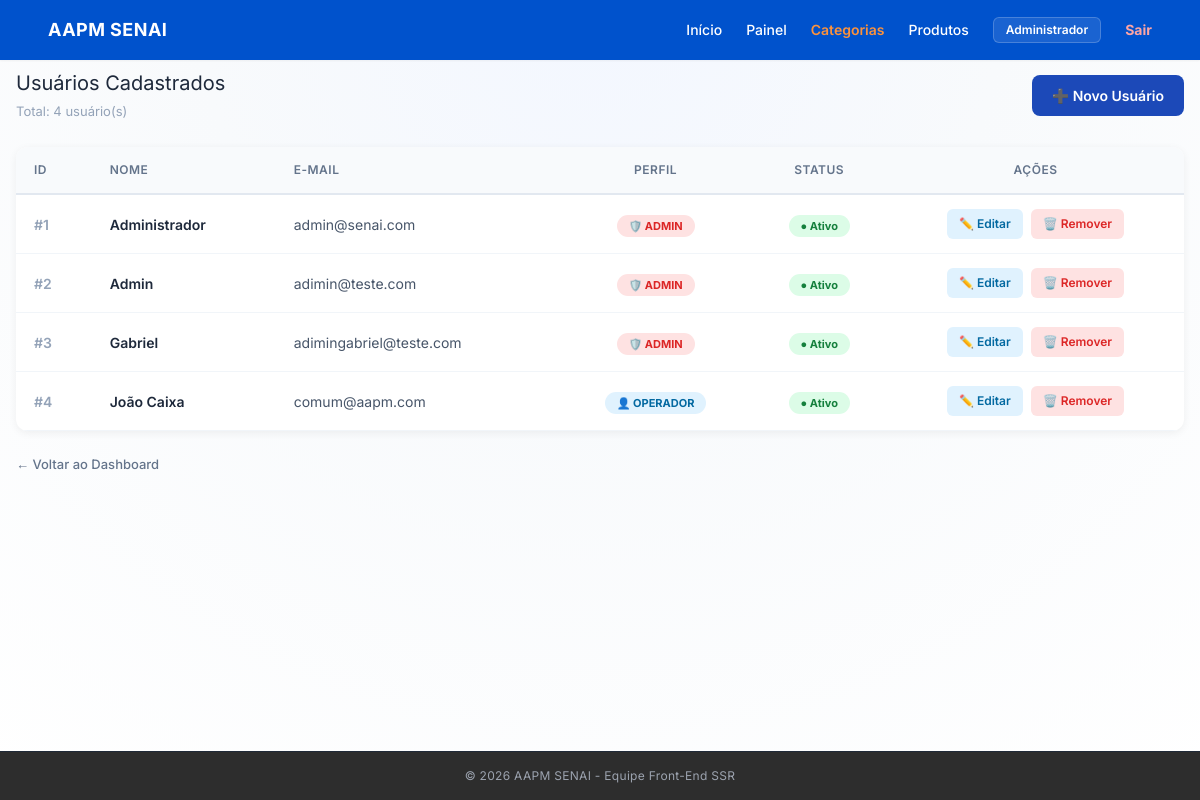
The app's page /usuarios/ (signed in), older data.
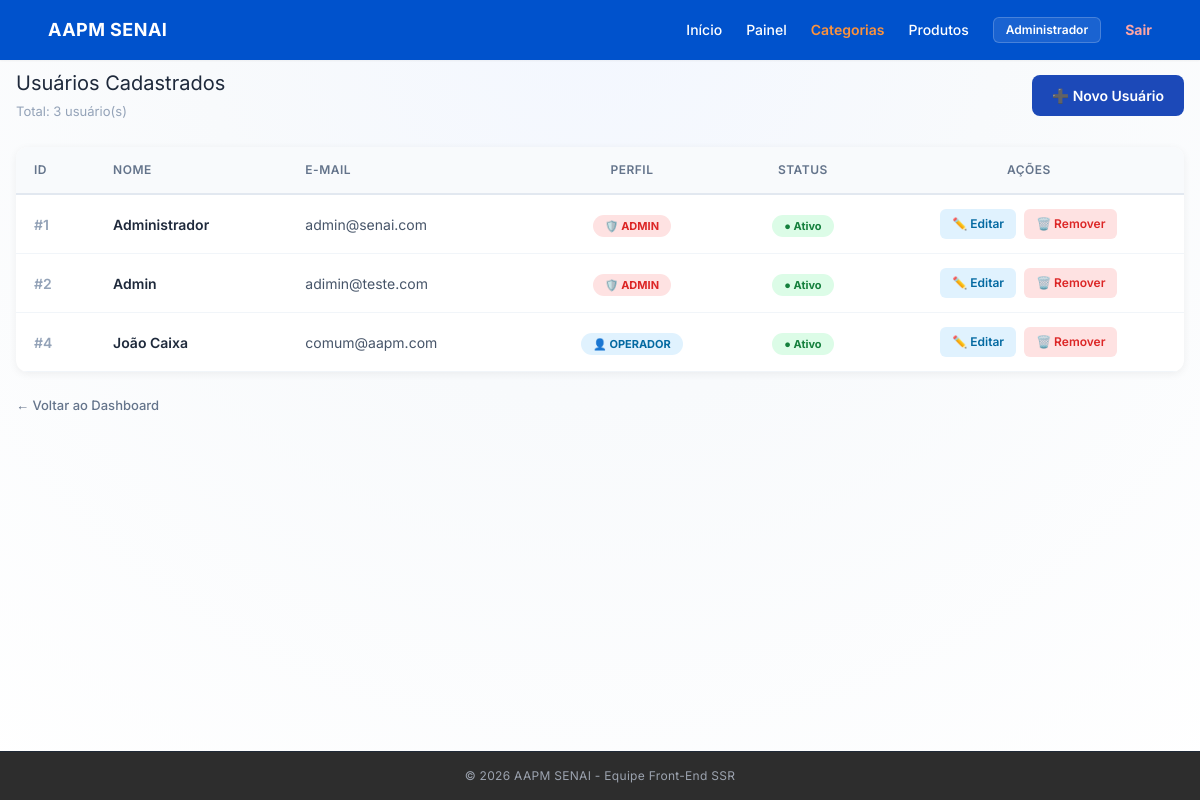
The same page, newer data.
### app/models/user_model.py (models this page shows)
class Usuario(Base):
    __tablename__ = "usuarios"
    id = Column(Integer, primary_key=True, autoincrement=True)
    nome = Column(String(100), nullable=False)
    email = Column(String(150), unique=True, nullable=False)
    hashed_password = Column(String(255), nullable=False)
    role = Column(String(20), default="operador")
    ativo = Column(Boolean, default=True)
    criado_em = Column(DateTime, server_default=func.now())

### app/controllers/usuario_controller.py (the view)
@router.get("/")
def listar_usuarios(request: Request, db: Session = Depends(get_db), admin=Depends(require_admin)):
    usuarios = db.query(Usuario).order_by(Usuario.id).all()
    return templates.TemplateResponse(request, "usuarios/index.html", {"request": request, "usuarios": usuarios, "usuario": admin})

### app/templates/usuarios/index.html (shortened to what this page needs)
{% extends "base.html" %}
{% block conteudo %}
<div style="display:flex;justify-content:space-between;align-items:center;margin-bottom:25px;">
    <div>
        <h2 style="margin:0;font-size:20px;color:#1e293b;">Usuários Cadastrados</h2>
        <span style="font-size:13px;color:#94a3b8;">Total: {{ usuarios|length }} usuário(s)</span>
    </div>
    <a href="/usuarios/novo"
       style="background:#1c49b8;color:white;padding:10px 20px;border-radius:8px;text-decoration:none;font-weight:600;font-size:14px;display:inline-flex;align-items:center;gap:6px;">
        ➕ Novo Usuário
    </a>
</div>
<div style="background:white;border-radius:12px;box-shadow:0 2px 8px rgba(0,0,0,0.06);overflow:hidden;">
    <table style="width:100%;border-collapse:collapse;font-size:14px;">
        <thead>
            <tr style="background:#f8fafc;border-bottom:2px solid #e2e8f0;">
                <th style="padding:14px 18px;text-align:left;color:#64748b;font-weight:600;font-size:12px;text-transform:uppercase;letter-spacing:.5px;">ID</th>
                <th style="padding:14px 18px;text-align:left;color:#64748b;font-weight:600;font-size:12px;text-transform:uppercase;letter-spacing:.5px;">Nome</th>
                <th style="padding:14px 18px;text-align:left;color:#64748b;font-weight:600;font-size:12px;text-transform:uppercase;letter-spacing:.5px;">E-mail</th>
                <th style="padding:14px 18px;text-align:center;color:#64748b;font-weight:600;font-size:12px;text-transform:uppercase;letter-spacing:.5px;">Perfil</th>
                <th style="padding:14px 18px;text-align:center;color:#64748b;font-weight:600;font-size:12px;text-transform:uppercase;letter-spacing:.5px;">Status</th>
                <th style="padding:14px 18px;text-align:center;color:#64748b;font-weight:600;font-size:12px;text-transform:uppercase;letter-spacing:.5px;">Ações</th>
            </tr>
        </thead>
        <tbody>
            {% for u in usuarios %}
            <tr style="border-bottom:1px solid #f1f5f9;transition:background .15s;" onmouseover="this.style.background='#f8fafc'" onmouseout="this.style.background='white'">
                <td style="padding:14px 18px;color:#94a3b8;font-weight:600;">#{{ u.id }}</td>
                <td style="padding:14px 18px;color:#1e293b;font-weight:600;">{{ u.nome }}</td>
                <td style="padding:14px 18px;color:#475569;">{{ u.email }}</td>
                <td style="padding:14px 18px;text-align:center;">
                    <span style="padding:4px 12px;border-radius:20px;font-size:11px;font-weight:700;
                        {% if u.role == 'ADMIN' %}background:#fee2e2;color:#dc2626;
                        {% else %}background:#e0f2fe;color:#0369a1;{% endif %}">
                        {% if u.role == 'ADMIN' %}🛡️ ADMIN{% else %}👤 OPERADOR{% endif %}
                    </span>
                </td>
                <td style="padding:14px 18px;text-align:center;">
                    {% if u.ativo %}
                    <span style="padding:4px 12px;border-radius:20px;font-size:11px;font-weight:700;background:#dcfce7;color:#15803d;">● Ativo</span>
                    {% else %}
                    <span style="padding:4px 12px;border-radius:20px;font-size:11px;font-weight:700;background:#f1f5f9;color:#94a3b8;">● Inativo</span>
                    {% endif %}
                </td>
                <td style="padding:14px 18px;text-align:center;">
                    <div style="display:inline-flex;gap:8px;align-items:center;">
                        <a href="/usuarios/{{ u.id }}/editar"
                           style="background:#e0f2fe;color:#0369a1;padding:6px 12px;border-radius:6px;text-decoration:none;font-size:12px;font-weight:600;">
                            ✏️ Editar
                        </a>
                        <form method="post" action="/usuarios/{{ u.id }}/deletar"
                              onsubmit="return confirm('Tem certeza que deseja remover {{ u.nome }}?');"
                              style="margin:0;">
                            <button type="submit"
                                    style="background:#fee2e2;color:#dc2626;border:none;padding:6px 12px;border-radius:6px;font-size:12px;font-weight:600;cursor:pointer;">
                                🗑️ Remover
                            </button>
                        </form>
                    </div>
                </td>
            </tr>
            {% else %}
            <tr>
                <td colspan="6" style="padding:40px;text-align:center;color:#94a3b8;font-size:14px;">
                    Nenhum usuário cadastrado ainda.
                </td>
            </tr>
            {% endfor %}
        </tbody>
    </table>
</div>
<div style="margin-top:20px;">
    <a href="/" style="color:#64748b;text-decoration:none;font-size:13px;font-weight:500;">← Voltar ao Dashboard</a>
</div>
{% endblock conteudo %}

### app/templates/base.html (shortened to what this page needs)
<!DOCTYPE html>
<html lang="pt-br" class="h-full">
<head>
    <script src="https://cdn.tailwindcss.com"></script>
    <link rel="stylesheet" href="https://cdnjs.cloudflare.com/ajax/libs/font-awesome/6.4.0/css/all.min.css">
    <link rel="stylesheet" href="/static/css/style.css">
</head>
<body class="bg-gray-50 text-gray-900 min-h-screen flex flex-col">
    <nav class="w-full bg-[#0052cc] text-white px-6 md:px-12 py-4 flex justify-between items-center shadow-sm">
        <div class="text-lg font-bold tracking-wide">
            AAPM SENAI
        </div>
        <div class="flex items-center space-x-6 text-sm font-medium">
            <a href="/" class="hover:text-gray-200 transition">
                Início
            </a>
            {% if usuario %}
                <a href="/dashboard" class="hover:text-gray-200 transition">
                    Painel
                </a>
                {% if usuario.role == 'ADMIN' %}
                    <a href="/categorias" class="text-orange-400 hover:text-orange-300 font-semibold transition">
                        Categorias
                    </a>
                {% endif %}
                <a href="/produtos" class="hover:text-gray-200 transition">
                    Produtos
                </a>
                <span class="bg-white/10 border border-white/20 px-3 py-1 rounded-md text-xs font-semibold">
                    {{ usuario.nome }}
                </span>
                <a href="/auth/logout" class="text-red-300 hover:text-red-400 font-bold transition">
                    Sair
                </a>
            {% else %}
                <a href="/auth/login"
                   class="bg-orange-500 hover:bg-orange-600 text-white px-5 py-1.5 rounded font-semibold shadow-md transition">
                    Login
                </a>
            {% endif %}
        </div>
    </nav>
    <main class="flex-grow px-4 pt-2 pb-4">
        <div class="w-full max-w-7xl mx-auto">
            {% block conteudo %}{% endblock %}
        </div>
    </main>
    <footer class="bg-[#2d2d2d] text-gray-400 text-center py-4 text-xs tracking-wide border-t border-gray-800">
        <p>&copy; 2026 AAPM SENAI - Equipe Front-End SSR</p>
    </footer>
</body>
</html>

### app/static/css/style.css (style rules this page uses)
body { font-family: 'Inter', sans-serif; background: radial-gradient(circle at top, #f3f7ff 0%, #f8fafc 40%, #ffffff 100%); margin: 0; min-height: 100vh; }

### app/templates/base.html (style rules this page uses)
body { font-family: 'Inter', sans-serif; }

Row changes from the older to the newer data that the page shows:
removed Usuario: id "3", nome "Gabriel", email "adimingabriel@teste.com", role "🛡️ ADMIN", ativo "● Ativo"
Text that changed along with them:
{{ usuarios|length }}: "4" → "3"
